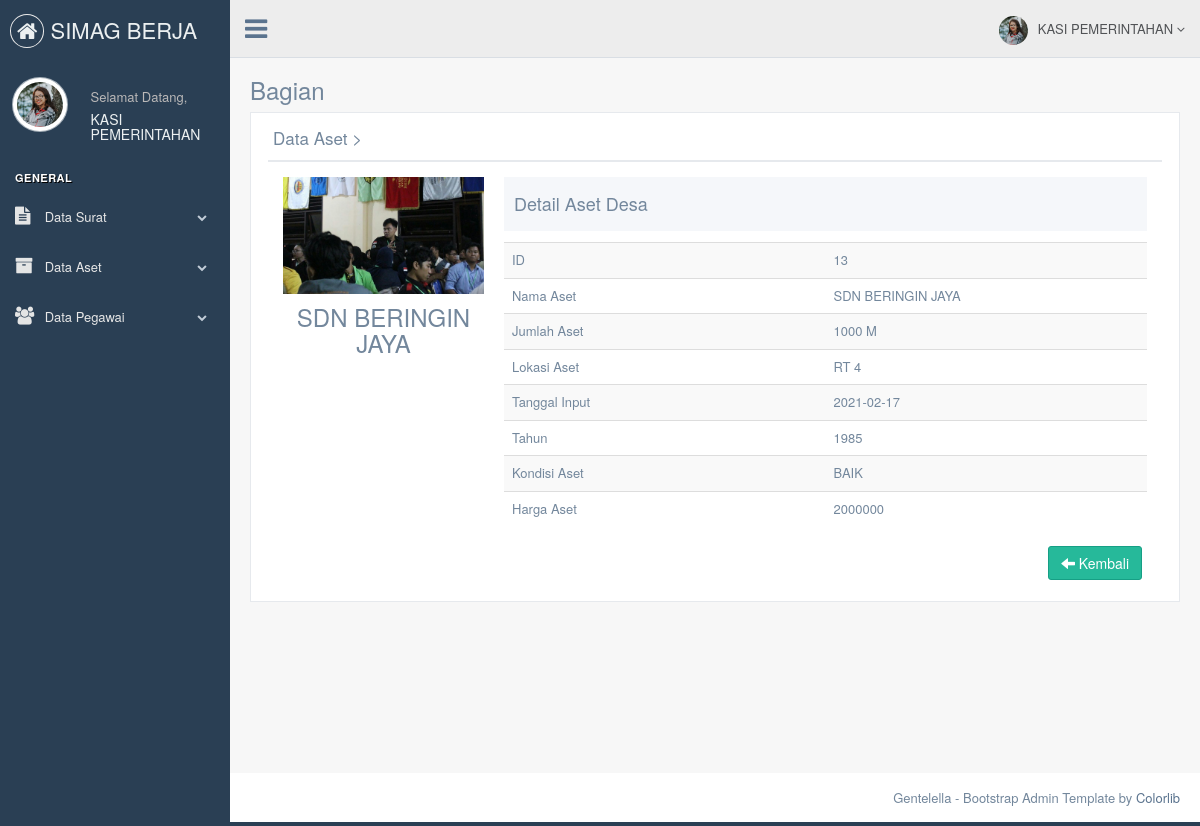
The page /bagian/detail-asetdesa.php?id_asetdesa=13 (signed in) on the database its author committed.
### tables this page shows
CREATE TABLE `tb_bagian` (
  `id_bagian` int(11) NOT NULL,
  `nama_bagian` varchar(120) NOT NULL,
  `username_admin_bagian` varchar(50) NOT NULL,
  `password_bagian` varchar(50) NOT NULL,
  `nama_lengkap` varchar(70) NOT NULL,
  `tanggal_lahir_bagian` date NOT NULL,
  `alamat` text NOT NULL,
  `nik_bagian` varchar(16) NOT NULL,
  `gambar` varchar(255) NOT NULL
);

CREATE TABLE `tb_asetdesa` (
  `id_asetdesa` int(11) NOT NULL,
  `nama_asetdesa` varchar(120) NOT NULL,
  `jumlah_asetdesa` varchar(15) NOT NULL,
  `tanggal_asetdesa` date NOT NULL,
  `tahun_asetdesa` year(4) NOT NULL,
  `kondisi_asetdesa` varchar(15) NOT NULL,
  `harga_asetdesa` varchar(15) NOT NULL,
  `gambar` varchar(225) NOT NULL,
  `lokasi_asetdesa` varchar(100) NOT NULL
);

### bagian/detail-asetdesa.php (the view, shortened to what this page needs)
<!DOCTYPE html>
<html lang="en">
  <head>
    <link href="../assets/vendors/bootstrap/dist/css/bootstrap.min.css" rel="stylesheet">
    <link href="../assets/vendors/font-awesome/css/font-awesome.min.css" rel="stylesheet">
    <link href="../assets/vendors/nprogress/nprogress.css" rel="stylesheet">
    <link href="../assets/vendors/iCheck/skins/flat/green.css" rel="stylesheet">
    <link href="../assets/vendors/google-code-prettify/bin/prettify.min.css" rel="stylesheet">
    <link href="../assets/vendors/select2/dist/css/select2.min.css" rel="stylesheet">
    <link href="../assets/vendors/switchery/dist/switchery.min.css" rel="stylesheet">
    <link href="../assets/vendors/bootstrap-daterangepicker/daterangepicker.css" rel="stylesheet">
    <link href="../assets/vendors/bootstrap-datetimepicker/build/css/bootstrap-datetimepicker.css" rel="stylesheet">
    <link href="../assets/vendors/starrr/dist/starrr.css" rel="stylesheet">
    <link href="../assets/vendors/bootstrap-daterangepicker/daterangepicker.css" rel="stylesheet">
    <link href="../assets/build/css/custom.min.css" rel="stylesheet">
  </head>
  <body class="nav-md">
    <div class="container body">
      <div class="main_container">
        <?php
        include("sidebarmenu.php");
        ?>
        <?php
        include("header.php");
        ?>
        <div class="right_col" role="main">
          <div class="">
            <div class="page-title">
              <div class="title_left">
                <h3>Bagian</h3>
              </div>
            </div>
            <div class="clearfix"></div>
            <div class="row">
              <div class="col-md-12 col-sm-12 col-xs-12">
                <div class="x_panel">
                  <div class="x_title">
                    <h2>Data Aset ><small>Detail Aset desa</small></h2>
                    <div class="clearfix"></div>
                  </div>
                  <?php include '../koneksi/koneksi.php';
                     $id			= mysqli_real_escape_string($db,$_GET['id_asetdesa']);
                     $sql  		= "SELECT * FROM tb_asetdesa where id_asetdesa='".$id."'";
                     $query  	= mysqli_query($db, $sql);
                     $data 		= mysqli_fetch_array($query);?>
                  <div class="x_content">
                    <div class="col-md-3 col-sm-3 col-xs-12 profile_left">
                      <div class="profile_img">
                        <div id="crop-avatar">
                          <img class="img-responsive avatar-view" src="../bagian/images/<?php echo $data['gambar'];?>" alt="Avatar">
                        </div>
                      </div>
                      <h3 align="center"><?php echo $data['nama_asetdesa']?></h3>
                      <br />
                    </div>
                    <div class="col-md-9 col-sm-9 col-xs-12">
                      <div class="profile_title">
                        <div class="col-md-6">
                          <h2>Detail Aset Desa </h2>
                        </div>
                      </div>
                      <div class="x_content">
                    </div>
                    <table class="table table-striped">
                      <tbody>
                        <tr>
                          <td width="50%">ID</td>
                          <td><?php echo $data['id_asetdesa']?></td>
                        </tr>
                        <tr>
                          <td>Nama Aset</td>
                          <td><?php echo $data['nama_asetdesa']?></td>
                        </tr>
                        <tr>
                          <td>Jumlah Aset</td>
                          <td><?php echo $data['jumlah_asetdesa']?></td>
                        </tr>
                        <tr>
                        <td>Lokasi Aset</td>
                          <td><?php echo $data['lokasi_asetdesa']?></td>
                        </tr>
                        <tr>
                          <td>Tanggal Input</td>
                          <td><?php echo $data['tanggal_asetdesa']?></td>
                        </tr>
                        <tr>
                          <td>Tahun</td>
                          <td><?php echo $data['tahun_asetdesa']?></td>
                        </tr>
                        <tr>
                        <td>Kondisi Aset</td>
                          <td><?php echo $data['kondisi_asetdesa']?></td>
                        </tr>
                           <tr>
                          <td>Harga Aset</td>
                          <td><?php echo $data['harga_asetdesa']?></td>
                        </tr>
                      </tbody>
                    </table>
                    <div class="text-right">
                   <a href="dataasetdesa.php" class="btn btn-success"><span class="glyphicon glyphicon-arrow-left"></span> Kembali</a></div>
                  </div>
                    </div>
                  </div>
                </div>
              </div>
            </div>
          </div>
        </div>
        <footer>
          <div class="pull-right">
            Gentelella - Bootstrap Admin Template by <a href="https://colorlib.com">Colorlib</a>
          </div>
          <div class="clearfix"></div>
        </footer>
      </div>
  </body>
</html>

### bagian/sidebarmenu.php (shortened to what this page needs)
<?php
	 include '../koneksi/koneksi.php';
			$sql  		= "SELECT * FROM tb_bagian where id_bagian='".$_SESSION['id']."'";
			$query  	= mysqli_query($db, $sql);
			$data 		= mysqli_fetch_array($query);
      ?>
      <div class="col-md-3 left_col">
        <div class="left_col scroll-view">
          <div class="navbar nav_title" style="border: 0;">
            <a href="index.php" class="site_title"><i class="fa fa-home"></i> <span> SIMAG BERJA</span></a>
          </div>
          <div class="profile clearfix">
            <div class="profile_pic">
              <img src="images/<?php echo $data['gambar']; ?>" height="55" width="55" alt="" class="img-circle profile_img">
            </div>
            <div class="profile_info">
              <span>Selamat Datang,</span>
              <h2><?php echo $_SESSION['nama'];?></h2>
            </div>
          </div>
          <br />
          <div id="sidebar-menu" class="main_menu_side hidden-print main_menu">
            <div class="menu_section">
              <h3>General</h3>
              <ul class="nav side-menu">
                <li><a><i class="fa fa-file-text"></i> Data Surat <span class="fa fa-chevron-down"></span></a>
                </li>
                <li><a><i class="fa fa-archive"></i> Data Aset <span class="fa fa-chevron-down"></span></a>
                </li>
                <li><a><i class="fa fa-users"></i> Data Pegawai <span class="fa fa-chevron-down"></span></a>
                  </li>
              </ul>
            </div>
          </div>
        </div>
      </div>

### bagian/header.php (shortened to what this page needs)
<?php
include '../koneksi/koneksi.php';
$sql  		= "SELECT * FROM tb_bagian where id_bagian='".$_SESSION['id']."'";
$query  	= mysqli_query($db, $sql);
$data 		= mysqli_fetch_array($query);
?>
        <div class="top_nav">
          <div class="nav_menu">
            <nav>
              <div class="nav toggle">
                <a id="menu_toggle"><i class="fa fa-bars"></i></a>
              </div>
              <ul class="nav navbar-nav navbar-right">
                <li class="">
                  <a href="javascript:;" class="user-profile dropdown-toggle" data-toggle="dropdown" aria-expanded="false">
                    <img src="images/<?php echo $data['gambar']; ?>" alt=""><?php echo $_SESSION['nama'];?>
                    <span class=" fa fa-angle-down"></span>
                  </a>
                </li>
              </ul>
            </nav>
          </div>
        </div>

### rows shown on the page
tb_bagian: gambar (picture)
tb_asetdesa: gambar (picture), nama_asetdesa "SDN BERINGIN JAYA", id_asetdesa "13", jumlah_asetdesa "1000 M", lokasi_asetdesa "RT 4", tanggal_asetdesa "2021-02-17", tahun_asetdesa "1985", kondisi_asetdesa "BAIK", harga_asetdesa "2000000"

### other values the page prints
$_SESSION['nama'] "KASI PEMERINTAHAN"
